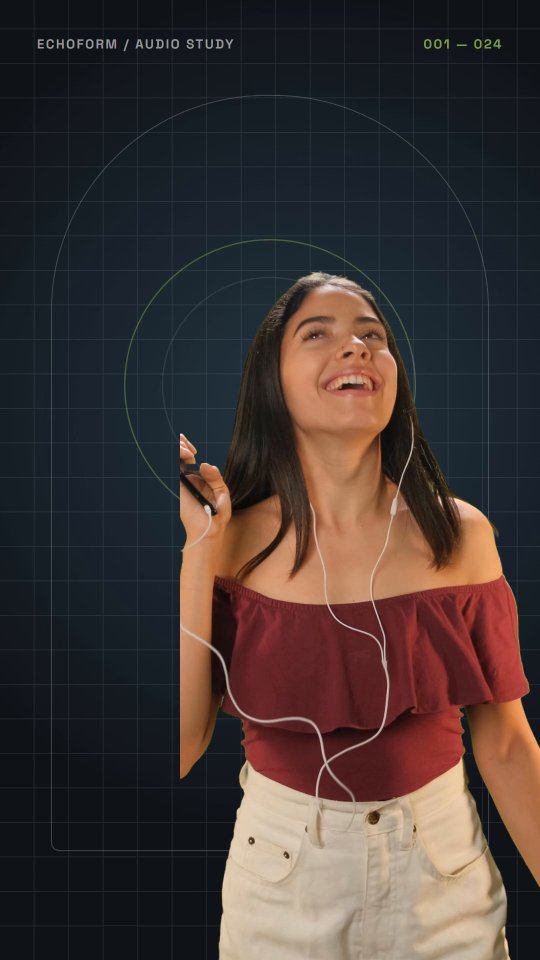
#> input picture frame 6 of scripts/video-editing/studio-phase2/proof-baseline.mp4, 1080 x 1920 px, given in place of 2026_11_DAISY_VIDEO_01_DANKIE_PRIVATE_REVIEW.mp4, which was not available (shown at 1/2 size)
$ python contact_sheet.py
#> lines starting #> are read from the running program, lines starting #| are printed output that depends on the picture; pictures that were not available may be replaced by others from this repository, and a replacement may not be noted
"""Private sampled contact sheet; never used as a full-speed review substitute."""
from pathlib import Path

import cv2
from PIL import Image, ImageDraw, ImageFont

root = Path(r"C:\Users\chris\Videos\CG-AI-Editing\Daisy-Nov-2026\private-thankyou-v1")
source = root / "2026_11_DAISY_VIDEO_01_DANKIE_PRIVATE_REVIEW.mp4"
cap = cv2.VideoCapture(str(source))
font = ImageFont.load_default()
sheet = Image.new("RGB", (5 * 230, 6 * 445), "#202020")
#> sheet: PIL image 1150x2670 RGB; every value is 32
draw = ImageDraw.Draw(sheet)
for second in range(30):
    cap.set(cv2.CAP_PROP_POS_MSEC, (second + 0.25) * 1000)
    ok, frame = cap.read()
    if not ok:
        continue
    frame = cv2.cvtColor(frame, cv2.COLOR_BGR2RGB)
    thumb = Image.fromarray(frame).resize((225, 400))
    x, y = second % 5 * 230, second // 5 * 445
    sheet.paste(thumb, (x, y))
    draw.text((x + 6, y + 406), f"{second + .25:.2f} s", font=font, fill="white")
#> this loop made 30 passes
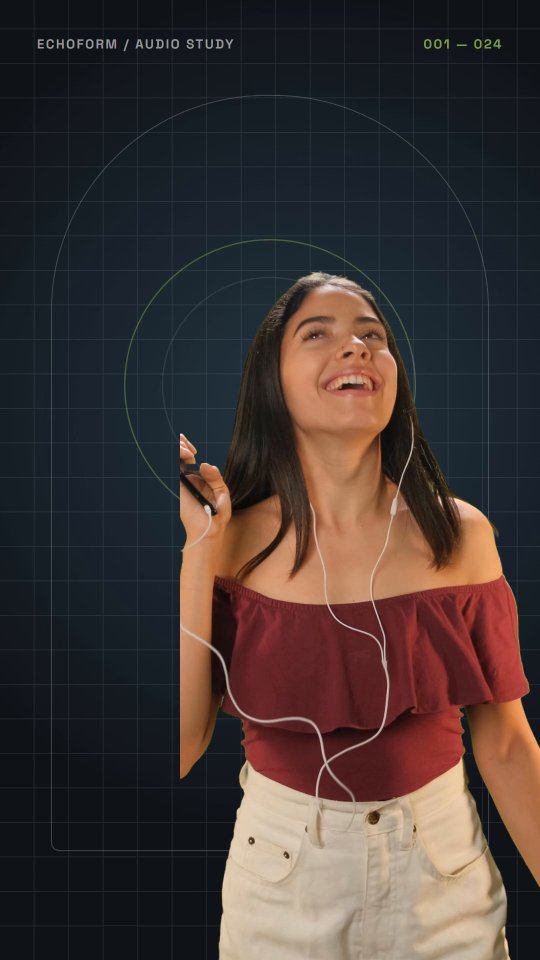
#> input picture frame 6 of scripts/video-editing/studio-phase2/proof-baseline.mp4, 1080 x 1920 px, given in place of 2026_11_DAISY_VIDEO_01_DANKIE_PRIVATE_REVIEW.mp4, which was not available (shown at 1/2 size)
#> pass 1, `thumb = Image.fromarray(frame).resize((225, 400))`:
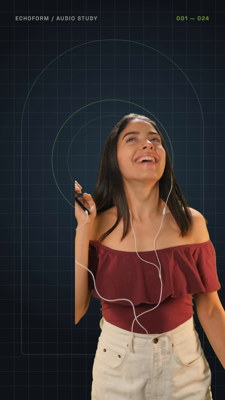
#> thumb: PIL image 225x400 RGB; mean R, G, B 65.5, 55, 52.7
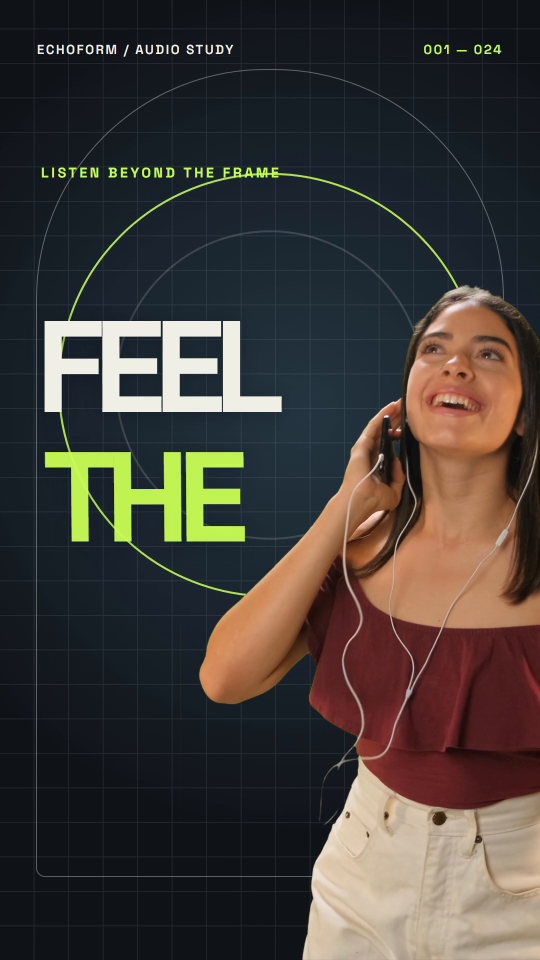
#> input picture frame 30 of scripts/video-editing/studio-phase2/proof-baseline.mp4, 1080 x 1920 px, given in place of 2026_11_DAISY_VIDEO_01_DANKIE_PRIVATE_REVIEW.mp4, which was not available (shown at 1/2 size)
#> pass 2, `thumb = Image.fromarray(frame).resize((225, 400))`:
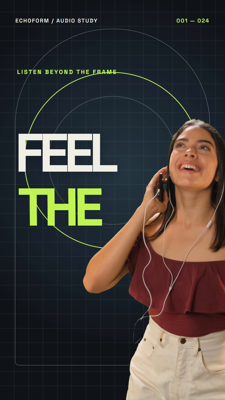
#> thumb: PIL image 225x400 RGB; mean R, G, B 65.3, 60.3, 55.9
#> after the loop:
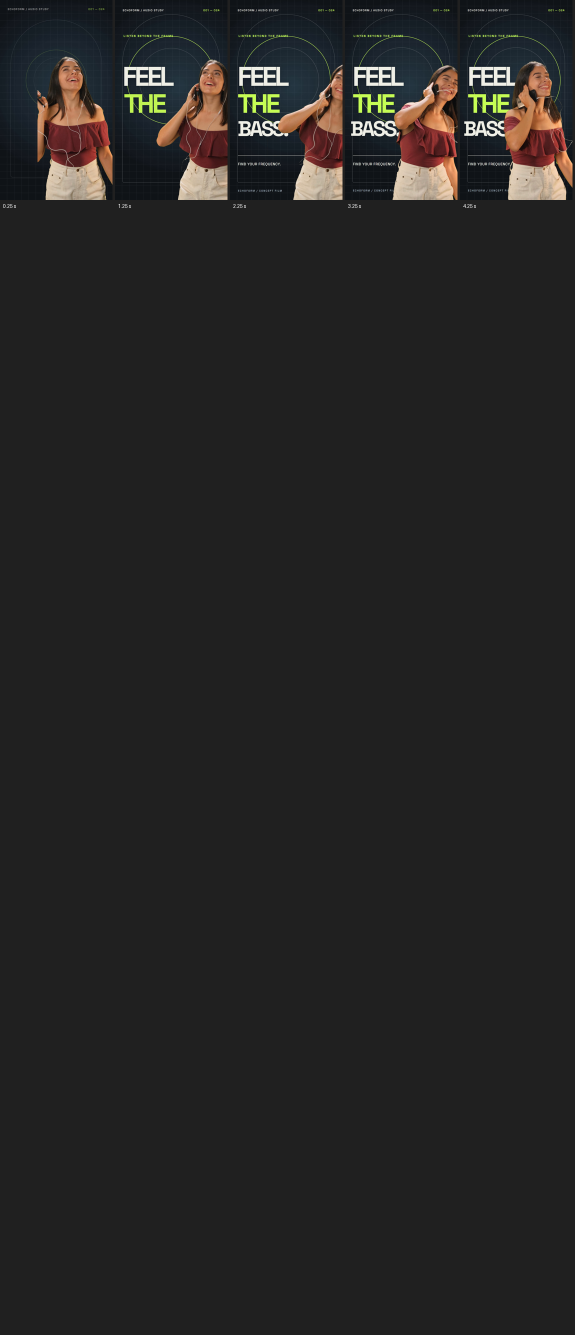
#> sheet: PIL image 1150x2670 RGB (shown at 1/2 size); mean R, G, B 37.7, 36.6, 35.9
#> after the loop:
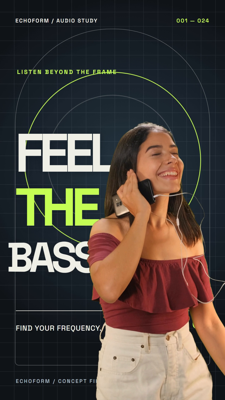
#> thumb: PIL image 225x400 RGB; mean R, G, B 77.4, 68.5, 61.7
cap.release()
out = root / "full-contact-sheet.jpg"
sheet.save(out, quality=88)
print(out)

$ run again, starting later in the video
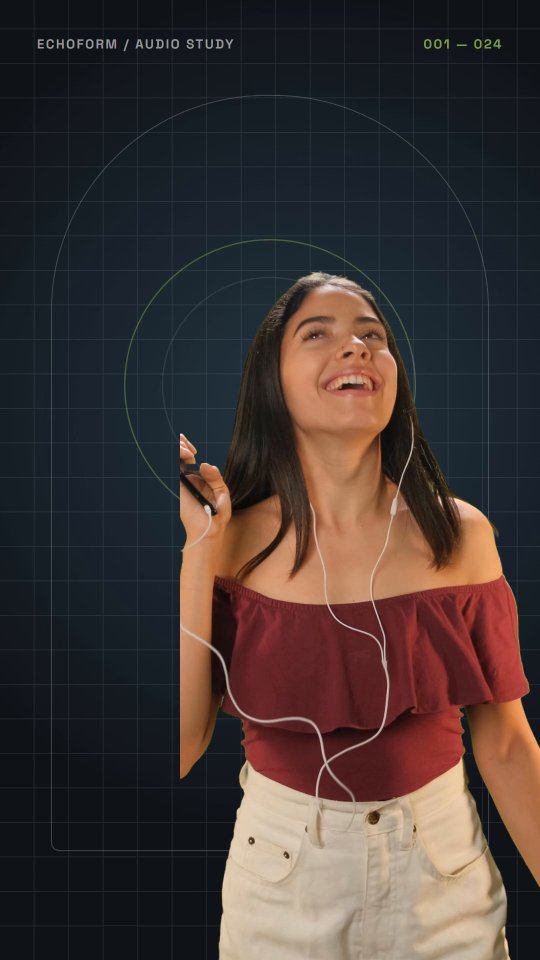
#> input picture frame 6 of scripts/video-editing/studio-phase2/proof-baseline.mp4, 1080 x 1920 px, given in place of 2026_11_DAISY_VIDEO_01_DANKIE_PRIVATE_REVIEW.mp4, which was not available (shown at 1/2 size)
#> the loop `for second in range(30):` made 30 passes
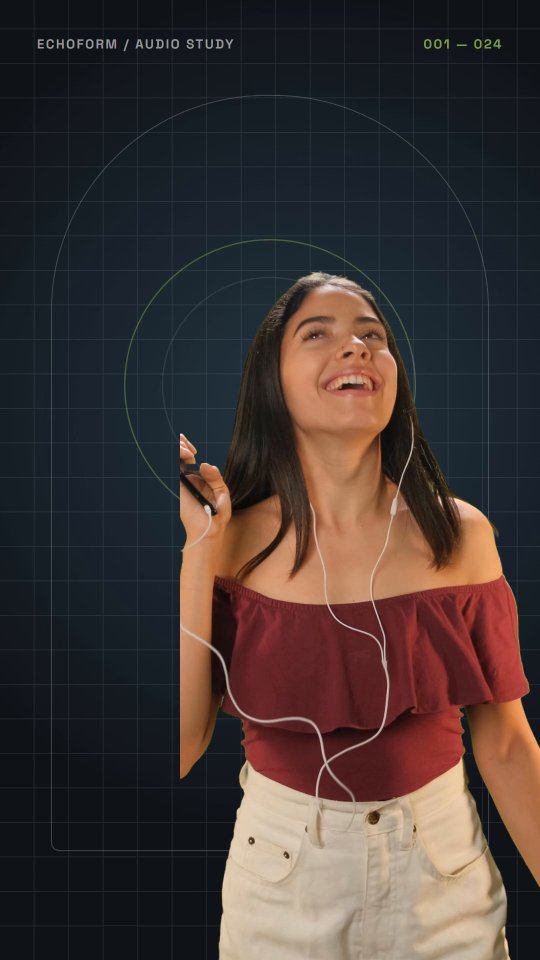
#> input picture frame 6 of scripts/video-editing/studio-phase2/proof-baseline.mp4, 1080 x 1920 px, given in place of 2026_11_DAISY_VIDEO_01_DANKIE_PRIVATE_REVIEW.mp4, which was not available (shown at 1/2 size)
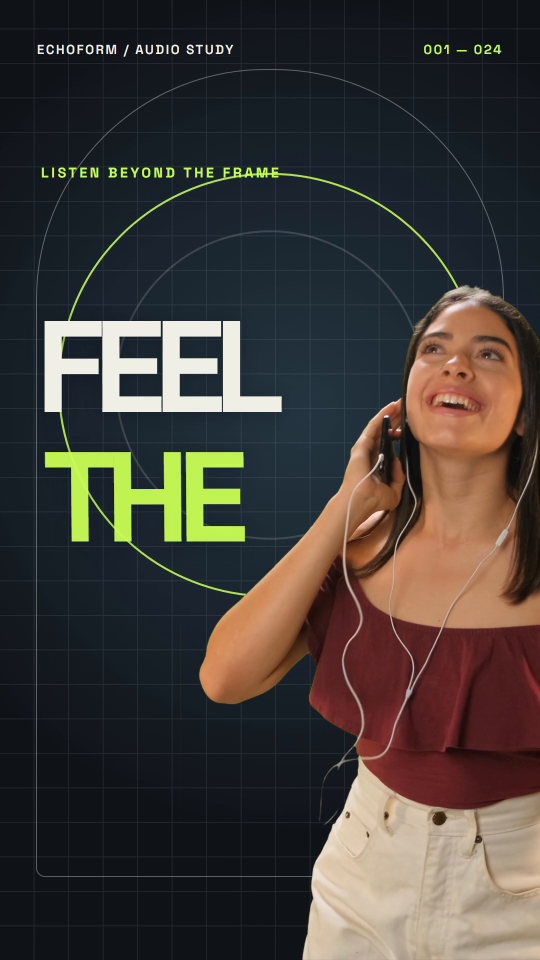
#> input picture frame 30 of scripts/video-editing/studio-phase2/proof-baseline.mp4, 1080 x 1920 px, given in place of 2026_11_DAISY_VIDEO_01_DANKIE_PRIVATE_REVIEW.mp4, which was not available (shown at 1/2 size)

$ run again, starting later in the video
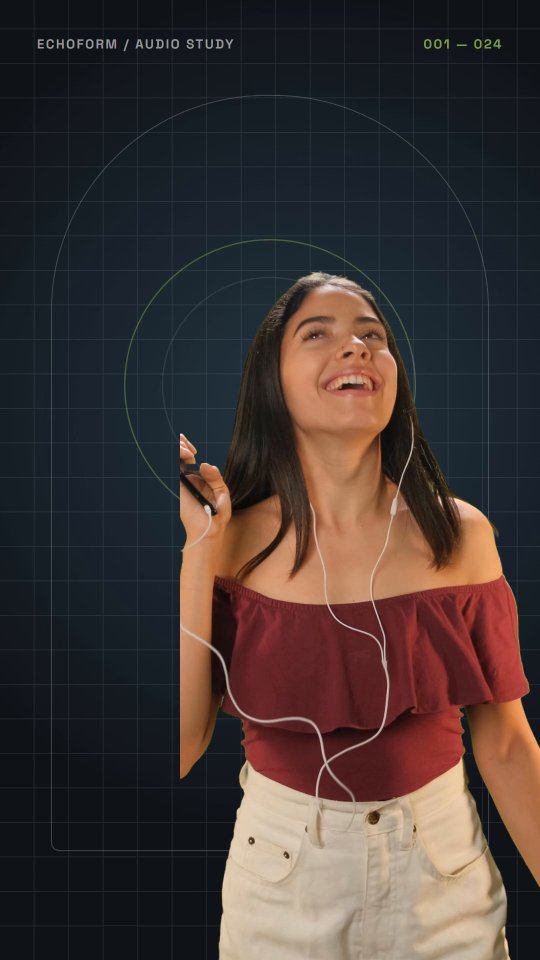
#> input picture frame 6 of scripts/video-editing/studio-phase2/proof-baseline.mp4, 1080 x 1920 px, given in place of 2026_11_DAISY_VIDEO_01_DANKIE_PRIVATE_REVIEW.mp4, which was not available (shown at 1/2 size)
#> the loop `for second in range(30):` made 30 passes
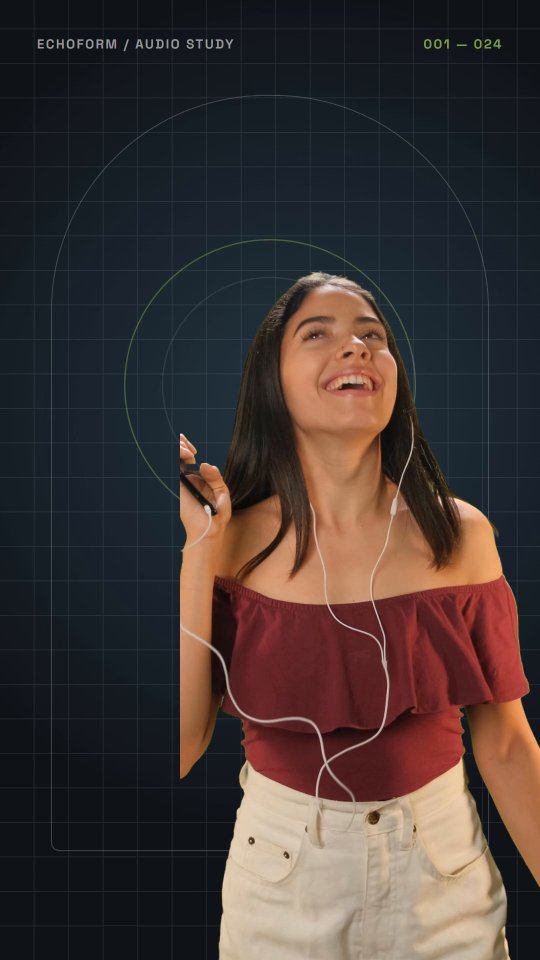
#> input picture frame 6 of scripts/video-editing/studio-phase2/proof-baseline.mp4, 1080 x 1920 px, given in place of 2026_11_DAISY_VIDEO_01_DANKIE_PRIVATE_REVIEW.mp4, which was not available (shown at 1/2 size)
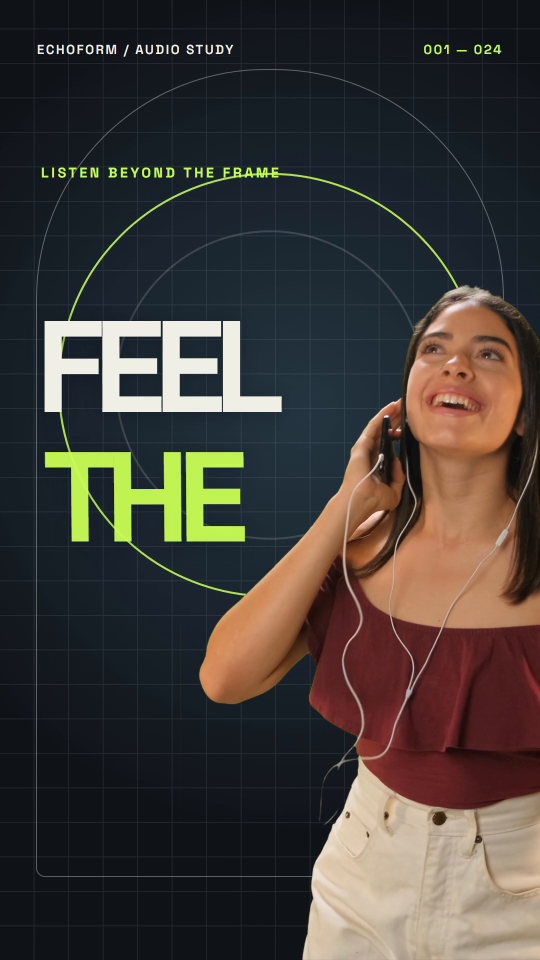
#> input picture frame 30 of scripts/video-editing/studio-phase2/proof-baseline.mp4, 1080 x 1920 px, given in place of 2026_11_DAISY_VIDEO_01_DANKIE_PRIVATE_REVIEW.mp4, which was not available (shown at 1/2 size)
